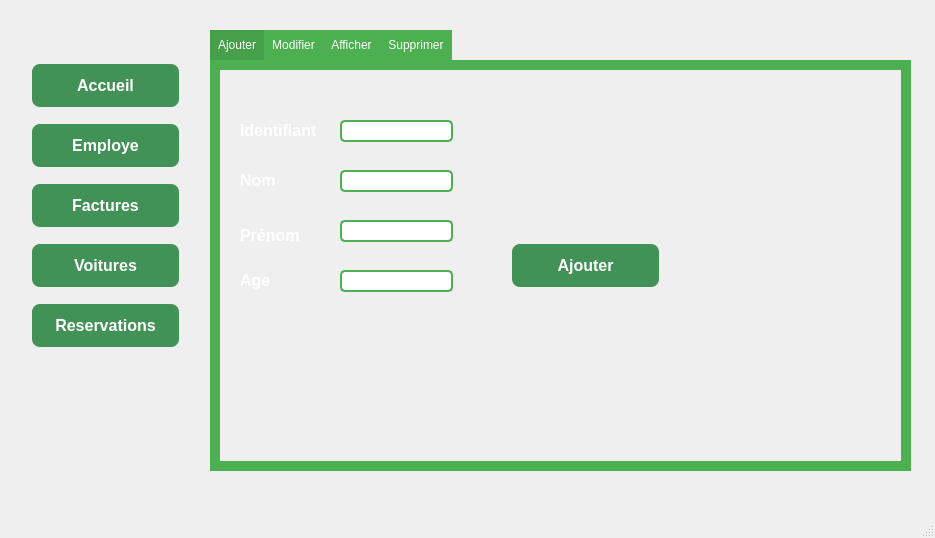
<?xml version="1.0" encoding="UTF-8"?>
<ui version="4.0">
 <class>MainClient</class>
 <widget class="QMainWindow" name="MainClient">
  <property name="geometry">
   <rect>
    <x>0</x>
    <y>0</y>
    <width>935</width>
    <height>538</height>
   </rect>
  </property>
  <property name="windowTitle">
   <string>Client</string>
  </property>
  <property name="windowIcon">
   <iconset>
    <normaloff>../icon.png</normaloff>../icon.png</iconset>
  </property>
  <property name="styleSheet">
   <string notr="true">QMainWindow {
    background-image: url(C:/Users/ouniy/Desktop/projet c++/bg.jpg);
    background-repeat: no-repeat;
    background-position: center;
	
}
</string>
  </property>
  <widget class="QWidget" name="centralwidget">
   <widget class="QTabWidget" name="tabWidget">
    <property name="geometry">
     <rect>
      <x>210</x>
      <y>30</y>
      <width>701</width>
      <height>441</height>
     </rect>
    </property>
    <property name="styleSheet">
     <string notr="true">QTabWidget {
    background-color: #f2f2f2; /* Background color for the tab widget */
}

QTabBar::tab {
    background-color: #4CAF50; /* Green background color for each tab */
    color: white; /* Text color for each tab */
    padding: 8px; /* Adjust padding as needed */
}

QTabBar::tab:selected {
    background-color: #45a049; /* Darker green background color for the selected tab */
}

QTabWidget::pane {
    border: 10px solid #4CAF50; /* Green border around the tab widget */
}
QLineEdit {
    padding: 2px;
    border: 2px solid #4CAF50; /* Green border */
    border-radius: 5px;
}

QLineEdit:focus {
    border: 2px solid #45a049; /* Darker green border on focus */
}</string>
    </property>
    <property name="currentIndex">
     <number>0</number>
    </property>
    <widget class="QWidget" name="tab">
     <attribute name="title">
      <string>Ajouter</string>
     </attribute>
     <widget class="QLabel" name="label">
      <property name="geometry">
       <rect>
        <x>20</x>
        <y>50</y>
        <width>91</width>
        <height>21</height>
       </rect>
      </property>
      <property name="styleSheet">
       <string notr="true">QLabel {
    font-size: 16px; /* Adjust the font size as needed */
    font-weight: bold;
    color: #FFFFFF; /* Orange text color */
}
</string>
      </property>
      <property name="text">
       <string>Identifiant</string>
      </property>
     </widget>
     <widget class="QLabel" name="label_2">
      <property name="geometry">
       <rect>
        <x>20</x>
        <y>100</y>
        <width>81</width>
        <height>21</height>
       </rect>
      </property>
      <property name="styleSheet">
       <string notr="true">QLabel {
    font-size: 16px; /* Adjust the font size as needed */
    font-weight: bold;
    color: #FFFFFF; /* Orange text color */
}
</string>
      </property>
      <property name="text">
       <string>Nom</string>
      </property>
     </widget>
     <widget class="QLabel" name="label_3">
      <property name="geometry">
       <rect>
        <x>20</x>
        <y>150</y>
        <width>71</width>
        <height>31</height>
       </rect>
      </property>
      <property name="styleSheet">
       <string notr="true">QLabel {
    font-size: 16px; /* Adjust the font size as needed */
    font-weight: bold;
    color: #FFFFFF; /* Orange text color */
}
</string>
      </property>
      <property name="text">
       <string>Prénom</string>
      </property>
     </widget>
     <widget class="QLineEdit" name="lineEdit">
      <property name="geometry">
       <rect>
        <x>120</x>
        <y>50</y>
        <width>113</width>
        <height>22</height>
       </rect>
      </property>
      <property name="styleSheet">
       <string notr="true">QLineEdit {
    padding: 2px;
    border: 2px solid #4CAF50; /* Green border */
    border-radius: 5px;
}

QLineEdit:focus {
    border: 2px solid #45a049; /* Darker green border on focus */
}</string>
      </property>
     </widget>
     <widget class="QLineEdit" name="lineEdit_2">
      <property name="geometry">
       <rect>
        <x>120</x>
        <y>100</y>
        <width>113</width>
        <height>22</height>
       </rect>
      </property>
      <property name="styleSheet">
       <string notr="true">QLineEdit {
    padding: 2px;
    border: 2px solid #4CAF50; /* Green border */
    border-radius: 5px;
}

QLineEdit:focus {
    border: 2px solid #45a049; /* Darker green border on focus */
}</string>
      </property>
     </widget>
     <widget class="QLineEdit" name="lineEdit_3">
      <property name="geometry">
       <rect>
        <x>120</x>
        <y>150</y>
        <width>113</width>
        <height>22</height>
       </rect>
      </property>
      <property name="styleSheet">
       <string notr="true">QLineEdit {
    padding: 2px;
    border: 2px solid #4CAF50; /* Green border */
    border-radius: 5px;
}

QLineEdit:focus {
    border: 2px solid #45a049; /* Darker green border on focus */
}</string>
      </property>
     </widget>
     <widget class="QPushButton" name="pushButton">
      <property name="geometry">
       <rect>
        <x>290</x>
        <y>170</y>
        <width>151</width>
        <height>51</height>
       </rect>
      </property>
      <property name="styleSheet">
       <string notr="true">QPushButton {
    background-color: 	#429156; /* Green */
    color: white;
    border: none;
    padding: 10px 20px;
    text-align: center;
    text-decoration: none;
    font-size: 16px;
    margin: 4px 2px;
    border-radius: 8px;
    font-weight: bold; /* Make the text bold */
}

QPushButton:hover {
    background-color: #45a040; /* Darker green on hover */
}
</string>
      </property>
      <property name="text">
       <string>Ajouter</string>
      </property>
     </widget>
     <widget class="QLineEdit" name="lineEdit_5">
      <property name="geometry">
       <rect>
        <x>120</x>
        <y>200</y>
        <width>113</width>
        <height>22</height>
       </rect>
      </property>
      <property name="styleSheet">
       <string notr="true">QLineEdit {
    padding: 2px;
    border: 2px solid #4CAF50; /* Green border */
    border-radius: 5px;
}

QLineEdit:focus {
    border: 2px solid #45a049; /* Darker green border on focus */
}</string>
      </property>
     </widget>
     <widget class="QLabel" name="label_5">
      <property name="geometry">
       <rect>
        <x>20</x>
        <y>200</y>
        <width>71</width>
        <height>21</height>
       </rect>
      </property>
      <property name="styleSheet">
       <string notr="true">QLabel {
    font-size: 16px; /* Adjust the font size as needed */
    font-weight: bold;
    color: #FFFFFF; /* Orange text color */
}
</string>
      </property>
      <property name="text">
       <string>Age</string>
      </property>
     </widget>
    </widget>
    <widget class="QWidget" name="tab_4">
     <attribute name="title">
      <string>Modifier</string>
     </attribute>
     <widget class="QLineEdit" name="lineEdit_6">
      <property name="geometry">
       <rect>
        <x>120</x>
        <y>30</y>
        <width>113</width>
        <height>22</height>
       </rect>
      </property>
      <property name="styleSheet">
       <string notr="true"/>
      </property>
     </widget>
     <widget class="QLineEdit" name="lineEdit_7">
      <property name="geometry">
       <rect>
        <x>120</x>
        <y>80</y>
        <width>113</width>
        <height>22</height>
       </rect>
      </property>
      <property name="styleSheet">
       <string notr="true"/>
      </property>
     </widget>
     <widget class="QLineEdit" name="lineEdit_8">
      <property name="geometry">
       <rect>
        <x>120</x>
        <y>130</y>
        <width>113</width>
        <height>22</height>
       </rect>
      </property>
      <property name="styleSheet">
       <string notr="true"/>
      </property>
     </widget>
     <widget class="QLineEdit" name="lineEdit_9">
      <property name="geometry">
       <rect>
        <x>120</x>
        <y>180</y>
        <width>113</width>
        <height>22</height>
       </rect>
      </property>
      <property name="styleSheet">
       <string notr="true"/>
      </property>
     </widget>
     <widget class="QLabel" name="label_6">
      <property name="geometry">
       <rect>
        <x>20</x>
        <y>30</y>
        <width>91</width>
        <height>20</height>
       </rect>
      </property>
      <property name="styleSheet">
       <string notr="true">QLabel {
    font-size: 16px; /* Adjust the font size as needed */
    font-weight: bold;
    color: #FFFFFF; /* Orange text color */
}
</string>
      </property>
      <property name="text">
       <string>Identifiant</string>
      </property>
     </widget>
     <widget class="QLabel" name="label_7">
      <property name="geometry">
       <rect>
        <x>20</x>
        <y>80</y>
        <width>71</width>
        <height>21</height>
       </rect>
      </property>
      <property name="styleSheet">
       <string notr="true">QLabel {
    font-size: 16px; /* Adjust the font size as needed */
    font-weight: bold;
    color: #FFFFFF; /* Orange text color */
}
</string>
      </property>
      <property name="text">
       <string>Nom</string>
      </property>
     </widget>
     <widget class="QLabel" name="label_8">
      <property name="geometry">
       <rect>
        <x>20</x>
        <y>130</y>
        <width>71</width>
        <height>21</height>
       </rect>
      </property>
      <property name="styleSheet">
       <string notr="true">QLabel {
    font-size: 16px; /* Adjust the font size as needed */
    font-weight: bold;
    color: #FFFFFF; /* Orange text color */
}
</string>
      </property>
      <property name="text">
       <string>Prenom</string>
      </property>
     </widget>
     <widget class="QLabel" name="label_9">
      <property name="geometry">
       <rect>
        <x>20</x>
        <y>180</y>
        <width>81</width>
        <height>21</height>
       </rect>
      </property>
      <property name="styleSheet">
       <string notr="true">QLabel {
    font-size: 16px; /* Adjust the font size as needed */
    font-weight: bold;
    color: #FFFFFF; /* Orange text color */
}
</string>
      </property>
      <property name="text">
       <string>Age</string>
      </property>
     </widget>
     <widget class="QPushButton" name="pushButton_2">
      <property name="geometry">
       <rect>
        <x>290</x>
        <y>200</y>
        <width>151</width>
        <height>51</height>
       </rect>
      </property>
      <property name="styleSheet">
       <string notr="true">QPushButton {
    background-color: 	#429156; /* Green */
    color: white;
    border: none;
    padding: 10px 20px;
    text-align: center;
    text-decoration: none;
    font-size: 16px;
    margin: 4px 2px;
    border-radius: 8px;
    font-weight: bold; /* Make the text bold */
}

QPushButton:hover {
    background-color: #45a040; /* Darker green on hover */
}
</string>
      </property>
      <property name="text">
       <string>Modifier</string>
      </property>
     </widget>
    </widget>
    <widget class="QWidget" name="tab_2">
     <attribute name="title">
      <string>Afficher</string>
     </attribute>
     <widget class="QTableView" name="tableView">
      <property name="geometry">
       <rect>
        <x>20</x>
        <y>70</y>
        <width>611</width>
        <height>211</height>
       </rect>
      </property>
      <property name="styleSheet">
       <string notr="true">QTableView {
    background-color: white; /* Background color for the table view */
    border: 2px solid #4CAF50; /* Green border around the table view */
    selection-background-color: #45a049; /* Highlight color on item selection */
	border-radius: 5px;
}

QTableView::item {
    padding: 5px;
}</string>
      </property>
     </widget>
     <widget class="QLineEdit" name="lineEdit_10">
      <property name="geometry">
       <rect>
        <x>160</x>
        <y>30</y>
        <width>113</width>
        <height>31</height>
       </rect>
      </property>
      <property name="styleSheet">
       <string notr="true">QLineEdit {
    padding: 8px;
    border: 2px solid #4CAF50; /* Green border */
    border-radius: 5px;
}

QLineEdit:focus {
    border: 2px solid #45a049; /* Darker green border on focus */
}
</string>
      </property>
     </widget>
     <widget class="QComboBox" name="comboBox">
      <property name="geometry">
       <rect>
        <x>30</x>
        <y>30</y>
        <width>121</width>
        <height>31</height>
       </rect>
      </property>
      <property name="styleSheet">
       <string notr="true">QComboBox {
    border: 2px solid #4CAF50; /* Green border */
    border-radius: 5px;
    padding: 5px;
}

QComboBox::drop-down {
    subcontrol-origin: padding;
    subcontrol-position: center right;
    width: 20px; /* Set the width of the drop-down button */
    border-left: 2px solid #4CAF50; /* Match the QComboBox border */
}

QComboBox QAbstractItemView {
    border: 2px solid #4CAF50; /* Match the QComboBox border */
    background-color: white; /* Background color for the drop-down list */
    selection-background-color: #45a049; /* Highlight color on item selection */
}
</string>
      </property>
      <item>
       <property name="text">
        <string>ID</string>
       </property>
      </item>
      <item>
       <property name="text">
        <string>Nom</string>
       </property>
      </item>
      <item>
       <property name="text">
        <string>Prenom</string>
       </property>
      </item>
      <item>
       <property name="text">
        <string>Age</string>
       </property>
      </item>
     </widget>
     <widget class="QPushButton" name="pushButton_3">
      <property name="geometry">
       <rect>
        <x>290</x>
        <y>7</y>
        <width>161</width>
        <height>51</height>
       </rect>
      </property>
      <property name="styleSheet">
       <string notr="true">QPushButton {
    background-color: 	#429156; /* Green */
    color: white;
    border: none;
    padding: 10px 20px;
    text-align: center;
    text-decoration: none;
    font-size: 16px;
    margin: 4px 2px;
    border-radius: 8px;
    font-weight: bold; /* Make the text bold */
}

QPushButton:hover {
    background-color: #45a040; /* Darker green on hover */
}
</string>
      </property>
      <property name="text">
       <string>Rechercher</string>
      </property>
     </widget>
     <widget class="QPushButton" name="pushButton_4">
      <property name="geometry">
       <rect>
        <x>450</x>
        <y>290</y>
        <width>131</width>
        <height>51</height>
       </rect>
      </property>
      <property name="styleSheet">
       <string notr="true">QPushButton {
    background-color: 	#429156; /* Green */
    color: white;
    border: none;
    padding: 10px 20px;
    text-align: center;
    text-decoration: none;
    display: inline-block;
    font-size: 16px;
    margin: 4px 2px;
    cursor: pointer;
    border-radius: 8px;
    font-weight: bold; /* Make the text bold */
}

QPushButton:hover {
    background-color: #45a040; /* Darker green on hover */
}
</string>
      </property>
      <property name="text">
       <string>PDF</string>
      </property>
     </widget>
     <widget class="QLineEdit" name="lineEdit_11">
      <property name="geometry">
       <rect>
        <x>320</x>
        <y>290</y>
        <width>113</width>
        <height>22</height>
       </rect>
      </property>
      <property name="styleSheet">
       <string notr="true">QLineEdit {
    padding: 8px;
    border: 2px solid #4CAF50; /* Green border */
    border-radius: 5px;
}

QLineEdit:focus {
    border: 2px solid #45a049; /* Darker green border on focus */
}
</string>
      </property>
     </widget>
     <widget class="QPushButton" name="pushButton_5">
      <property name="geometry">
       <rect>
        <x>460</x>
        <y>10</y>
        <width>151</width>
        <height>51</height>
       </rect>
      </property>
      <property name="styleSheet">
       <string notr="true">QPushButton {
    background-color: 	#429156; /* Green */
    color: white;
    border: none;
    padding: 10px 20px;
    text-align: center;
    text-decoration: none;
    display: inline-block;
    font-size: 16px;
    margin: 4px 2px;
    cursor: pointer;
    border-radius: 8px;
    font-weight: bold; /* Make the text bold */
}

QPushButton:hover {
    background-color: #45a040; /* Darker green on hover */
}
</string>
      </property>
      <property name="text">
       <string>Imprimer</string>
      </property>
     </widget>
     <widget class="QPushButton" name="pushButton_6">
      <property name="geometry">
       <rect>
        <x>40</x>
        <y>290</y>
        <width>161</width>
        <height>51</height>
       </rect>
      </property>
      <property name="styleSheet">
       <string notr="true">QPushButton {
    background-color: 	#429156; /* Green */
    color: white;
    border: none;
    padding: 10px 20px;
    text-align: center;
    text-decoration: none;
    display: inline-block;
    font-size: 16px;
    margin: 4px 2px;
    cursor: pointer;
    border-radius: 8px;
    font-weight: bold; /* Make the text bold */
}

QPushButton:hover {
    background-color: #45a040; /* Darker green on hover */
}
</string>
      </property>
      <property name="text">
       <string>Camera</string>
      </property>
     </widget>
    </widget>
    <widget class="QWidget" name="tab_3">
     <attribute name="title">
      <string>Supprimer</string>
     </attribute>
     <widget class="QLabel" name="label_4">
      <property name="geometry">
       <rect>
        <x>40</x>
        <y>50</y>
        <width>91</width>
        <height>21</height>
       </rect>
      </property>
      <property name="styleSheet">
       <string notr="true">QLabel {
    font-size: 16px; /* Adjust the font size as needed */
    font-weight: bold;
    color: #FFFFFF; /* Orange text color */
}
</string>
      </property>
      <property name="text">
       <string>Identifiant</string>
      </property>
     </widget>
     <widget class="QLineEdit" name="lineEdit_4">
      <property name="geometry">
       <rect>
        <x>150</x>
        <y>50</y>
        <width>113</width>
        <height>22</height>
       </rect>
      </property>
      <property name="styleSheet">
       <string notr="true"/>
      </property>
     </widget>
     <widget class="QPushButton" name="pb_supprimer">
      <property name="geometry">
       <rect>
        <x>290</x>
        <y>137</y>
        <width>161</width>
        <height>51</height>
       </rect>
      </property>
      <property name="styleSheet">
       <string notr="true">QPushButton {
    background-color: 	#429156; /* Green */
    color: white;
    border: none;
    padding: 10px 20px;
    text-align: center;
    text-decoration: none;
    font-size: 16px;
    margin: 4px 2px;
    border-radius: 8px;
    font-weight: bold; /* Make the text bold */
}

QPushButton:hover {
    background-color: #45a040; /* Darker green on hover */
}
</string>
      </property>
      <property name="text">
       <string>Supprimer</string>
      </property>
     </widget>
    </widget>
   </widget>
   <widget class="QPushButton" name="pushButton_7">
    <property name="geometry">
     <rect>
      <x>30</x>
      <y>60</y>
      <width>151</width>
      <height>51</height>
     </rect>
    </property>
    <property name="styleSheet">
     <string notr="true">QPushButton {
    background-color: 	#429156; /* Green */
    color: white;
    border: none;
    padding: 10px 20px;
    text-align: center;
    text-decoration: none;
    display: inline-block;
    font-size: 16px;
    margin: 4px 2px;
    cursor: pointer;
    border-radius: 8px;
    font-weight: bold; /* Make the text bold */
}

QPushButton:hover {
    background-color: #45a040; /* Darker green on hover */
}
</string>
    </property>
    <property name="text">
     <string>Accueil</string>
    </property>
   </widget>
   <widget class="QPushButton" name="pushButton_8">
    <property name="geometry">
     <rect>
      <x>30</x>
      <y>180</y>
      <width>151</width>
      <height>51</height>
     </rect>
    </property>
    <property name="styleSheet">
     <string notr="true">QPushButton {
    background-color: 	#429156; /* Green */
    color: white;
    border: none;
    padding: 10px 20px;
    text-align: center;
    text-decoration: none;
    display: inline-block;
    font-size: 16px;
    margin: 4px 2px;
    cursor: pointer;
    border-radius: 8px;
    font-weight: bold; /* Make the text bold */
}

QPushButton:hover {
    background-color: #45a040; /* Darker green on hover */
}
</string>
    </property>
    <property name="text">
     <string>Factures</string>
    </property>
   </widget>
   <widget class="QPushButton" name="pushButton_9">
    <property name="geometry">
     <rect>
      <x>30</x>
      <y>300</y>
      <width>151</width>
      <height>51</height>
     </rect>
    </property>
    <property name="styleSheet">
     <string notr="true">QPushButton {
    background-color: 	#429156; /* Green */
    color: white;
    border: none;
    padding: 10px 20px;
    text-align: center;
    text-decoration: none;
    display: inline-block;
    font-size: 16px;
    margin: 4px 2px;
    cursor: pointer;
    border-radius: 8px;
    font-weight: bold; /* Make the text bold */
}

QPushButton:hover {
    background-color: #45a040; /* Darker green on hover */
}
</string>
    </property>
    <property name="text">
     <string>Reservations</string>
    </property>
   </widget>
   <widget class="QPushButton" name="pushButton_10">
    <property name="geometry">
     <rect>
      <x>30</x>
      <y>120</y>
      <width>151</width>
      <height>51</height>
     </rect>
    </property>
    <property name="styleSheet">
     <string notr="true">QPushButton {
    background-color: 	#429156; /* Green */
    color: white;
    border: none;
    padding: 10px 20px;
    text-align: center;
    text-decoration: none;
    display: inline-block;
    font-size: 16px;
    margin: 4px 2px;
    cursor: pointer;
    border-radius: 8px;
    font-weight: bold; /* Make the text bold */
}

QPushButton:hover {
    background-color: #45a040; /* Darker green on hover */
}
</string>
    </property>
    <property name="text">
     <string>Employe</string>
    </property>
   </widget>
   <widget class="QPushButton" name="pushButton_11">
    <property name="geometry">
     <rect>
      <x>30</x>
      <y>240</y>
      <width>151</width>
      <height>51</height>
     </rect>
    </property>
    <property name="styleSheet">
     <string notr="true">QPushButton {
    background-color: 	#429156; /* Green */
    color: white;
    border: none;
    padding: 10px 20px;
    text-align: center;
    text-decoration: none;
    display: inline-block;
    font-size: 16px;
    margin: 4px 2px;
    cursor: pointer;
    border-radius: 8px;
    font-weight: bold; /* Make the text bold */
}

QPushButton:hover {
    background-color: #45a040; /* Darker green on hover */
}
</string>
    </property>
    <property name="text">
     <string>Voitures</string>
    </property>
   </widget>
  </widget>
  <widget class="QMenuBar" name="menubar">
   <property name="geometry">
    <rect>
     <x>0</x>
     <y>0</y>
     <width>935</width>
     <height>22</height>
    </rect>
   </property>
  </widget>
  <widget class="QStatusBar" name="statusbar"/>
 </widget>
 <resources/>
 <connections/>
</ui>
